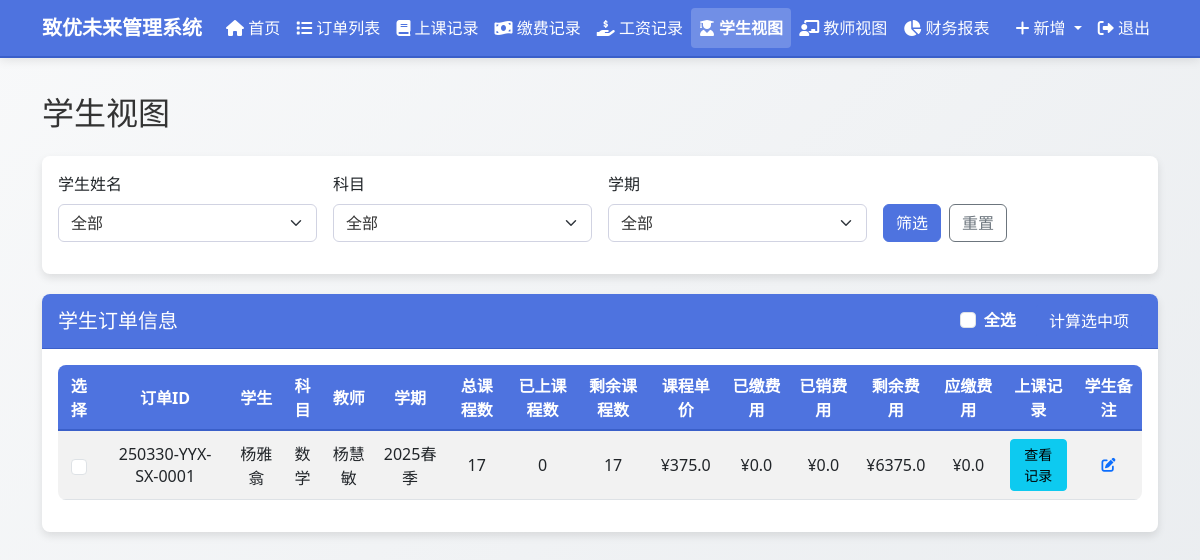
/student_view (signed in), run on the app's committed database.
### models.py (models this page shows, shortened)
class Order(db.Model):
    id = db.Column(db.Integer, primary_key=True)
    order_number = db.Column(db.String(50), unique=True, nullable=False, default="")
    student_name = db.Column(db.String(100), nullable=False)
    subject = db.Column(db.String(100), nullable=False)
    teacher_name = db.Column(db.String(100), nullable=False)
    semester = db.Column(db.String(100), nullable=False)
    total_classes = db.Column(db.Integer, default=0)
    completed_classes = db.Column(db.Integer, default=0)
    remaining_classes = db.Column(db.Integer, default=0)
    class_price = db.Column(db.Float, default=0.0)
    salary_price = db.Column(db.Float, default=0.0)  # 新增工资单价字段
    total_price = db.Column(db.Float, default=0.0)
    paid_amount = db.Column(db.Float, default=0.0)
    used_amount = db.Column(db.Float, default=0.0)
    remaining_amount = db.Column(db.Float, default=0.0)  # 已缴费用 - 已销费用
    payable_amount = db.Column(db.Float, default=0.0)  # 订单总价 - 已缴费用
    payable_salary = db.Column(db.Float, default=0.0)
    paid_salary = db.Column(db.Float, default=0.0)
    remaining_salary = db.Column(db.Float, default=0.0)
    order_note = db.Column(db.Text, nullable=True)
    teacher_note = db.Column(db.Text, nullable=True)
    student_note = db.Column(db.Text, nullable=True)
    created_at = db.Column(db.DateTime, default=datetime.now)
    class_records = db.relationship('ClassRecord', backref='order', lazy=True)
    payment_records = db.relationship('PaymentRecord', backref='order', lazy=True)
    salary_records = db.relationship('SalaryRecord', backref='order', lazy=True)

### routes.py (the view)
@app.route('/student_view')
@login_required
def student_view():
    student_name = request.args.get('student_name', '')
    subject = request.args.get('subject', '')
    semester = request.args.get('semester', '')
    query = Order.query
    if student_name:
        query = query.filter(Order.student_name == student_name)
    if subject:
        query = query.filter(Order.subject == subject)
    if semester:
        query = query.filter(Order.semester == semester)
    orders = query.all()
    all_students = db.session.query(Order.student_name).distinct().all()
    all_subjects = db.session.query(Order.subject).distinct().all()
    all_semesters = db.session.query(Order.semester).distinct().all()
    order_form = OrderForm()
    class_record_form = ClassRecordForm()
    payment_record_form = PaymentRecordForm()
    salary_record_form = SalaryRecordForm()
    all_orders = Order.query.all()
    class_record_form.order_id.choices = [(order.id, f"{order.order_number} - {order.student_name} - {order.subject}") for order in all_orders]
    payment_record_form.order_id.choices = [(order.id, f"{order.order_number} - {order.student_name} - {order.subject}") for order in all_orders]
    salary_record_form.order_id.choices = [(order.id, f"{order.order_number} - {order.teacher_name} - {order.subject}") for order in all_orders]
    return render_template('student_view.html',
                           title='学生视图',
                           orders=orders,
                           all_students=[student[0] for student in all_students],
                           all_subjects=[subject[0] for subject in all_subjects],
                           all_semesters=[semester[0] for semester in all_semesters],
                           selected_student=student_name,
                           selected_subject=subject,
                           selected_semester=semester,
                           edit_note_form=EditNoteForm(),
                           order_form=order_form,
                           class_record_form=class_record_form,
                           payment_record_form=payment_record_form,
                           salary_record_form=salary_record_form)

### forms.py
class OrderForm(FlaskForm):
    student_name = StringField('学生姓名', validators=[DataRequired()])
    subject = StringField('科目', validators=[DataRequired()])
    teacher_name = StringField('教师姓名', validators=[DataRequired()])
    semester = StringField('学期', validators=[DataRequired()])
    total_classes = IntegerField('总课程数', validators=[DataRequired(), NumberRange(min=1)])
    class_price = FloatField('课程单价', validators=[DataRequired(), NumberRange(min=0)])
    salary_price = FloatField('工资单价', validators=[DataRequired(), NumberRange(min=0)])
    order_note = TextAreaField('订单备注', validators=[Optional()])
    submit = SubmitField('保存')

class ClassRecordForm(FlaskForm):
    order_id = SelectField('订单编号', validators=[DataRequired()], coerce=int)
    student_name = StringField('学生姓名', render_kw={'readonly': True})
    subject = StringField('科目', render_kw={'readonly': True})
    semester = StringField('学期', render_kw={'readonly': True})
    teacher_name = StringField('教师姓名', render_kw={'readonly': True})
    class_content = TextAreaField('教学内容', validators=[Optional()])
    class_time = DateTimeLocalField('上课时间', format='%Y-%m-%dT%H:%M', validators=[DataRequired()], default=datetime.now)
    location = StringField('地点', validators=[DataRequired()])
    note = TextAreaField('备注', validators=[Optional()])
    submit = SubmitField('保存')

### app.py (called while the page is built)
@login_manager.user_loader
def load_user(user_id):
    from models import User
    return User.query.get(int(user_id))

### templates/student_view.html (shortened to what this page needs)
{% extends "layout.html" %}
{% block content %}
<h2 class="mb-4">学生视图</h2>
<div class="card filter-card">
    <div class="card-body">
        <form method="get" action="{{ url_for('student_view') }}" class="row g-3">
            <div class="col-md-3">
                <label for="student_name" class="form-label">学生姓名</label>
                <select name="student_name" id="student_name" class="form-select">
                    <option value="">全部</option>
                </select>
            </div>
            <div class="col-md-3">
                <label for="subject" class="form-label">科目</label>
                <select name="subject" id="subject" class="form-select">
                    <option value="">全部</option>
                </select>
            </div>
            <div class="col-md-3">
                <label for="semester" class="form-label">学期</label>
                <select name="semester" id="semester" class="form-select">
                    <option value="">全部</option>
                </select>
            </div>
            <div class="col-md-3 d-flex align-items-end">
                <button type="submit" class="btn btn-primary">筛选</button>
                <a href="{{ url_for('student_view') }}" class="btn btn-outline-secondary ms-2">重置</a>
            </div>
        </form>
    </div>
</div>
<div class="card">
    <div class="card-header d-flex justify-content-between align-items-center">
        <h5 class="mb-0">学生订单信息</h5>
        <div>
            <div class="form-check form-check-inline">
                <input class="form-check-input" type="checkbox" id="select-all">
                <label class="form-check-label" for="select-all">全选</label>
            </div>
            <button type="button" id="calculate-sum" class="btn btn-primary">计算选中项</button>
        </div>
    </div>
    <div class="card-body">
        {% if orders %}
        <div class="table-responsive">
            <table class="table table-striped table-hover">
                <thead>
                    <tr>
                        <th>选择</th>
                        <th>订单ID</th>
                        <th>学生</th>
                        <th>科目</th>
                        <th>教师</th>
                        <th>学期</th>
                        <th>总课程数</th>
                        <th>已上课程数</th>
                        <th>剩余课程数</th>
                        <th>课程单价</th>
                        <th>已缴费用</th>
                        <th>已销费用</th>
                        <th>剩余费用</th>
                        <th>应缴费用</th>
                        <th>上课记录</th>
                        <th>学生备注</th>
                    </tr>
                </thead>
                <tbody>
                    {% for order in orders %}
                    <tr>
                        <td>
                            <input type="checkbox" class="form-check-input order-checkbox" value="{{ order.id }}">
                        </td>
                        <td>{{ order.order_number }}</td>
                        <td>{{ order.student_name }}</td>
                        <td>{{ order.subject }}</td>
                        <td>{{ order.teacher_name }}</td>
                        <td>{{ order.semester }}</td>
                        <td>{{ order.total_classes }}</td>
                        <td>{{ order.completed_classes }}</td>
                        <td>{{ order.remaining_classes }}</td>
                        <td>¥{{ order.class_price }}</td>
                        <td>¥{{ order.paid_amount }}</td>
                        <td>¥{{ order.used_amount }}</td>
                        <td>¥{{ order.remaining_amount }}</td>
                        <td>¥{{ order.payable_amount }}</td>
                        <td>
                            <button type="button" class="btn btn-sm btn-info view-class-records"
                                    data-bs-toggle="modal" data-bs-target="#classRecordsModal"
                                    data-order-id="{{ order.id }}">
                                查看记录
                            </button>
                        </td>
                        <td>
                            <button type="button" class="btn btn-sm btn-link edit-note"
                                    data-bs-toggle="modal" data-bs-target="#editNoteModal"
                                    data-note-id="{{ order.id }}"
                                    data-note-type="student_note"
                                    data-note-text="{{ order.student_note or '' }}">
                                <i class="fas fa-edit"></i>
                            </button>
                        </td>
                    </tr>
                    {% endfor %}
                </tbody>
            </table>
        </div>
        {% else %}
        <div class="alert alert-info">暂无符合条件的订单</div>
        {% endif %}
    </div>
</div>
{% endblock %}

### templates/layout.html (shortened to what this page needs)
<!DOCTYPE html>
<html lang="zh-CN">
<head>
    <link href="https://cdn.jsdelivr.net/npm/bootstrap@5.3.0/dist/css/bootstrap.min.css" rel="stylesheet">
    <link href="https://cdnjs.cloudflare.com/ajax/libs/font-awesome/6.0.0/css/all.min.css" rel="stylesheet">
    <link href="{{ url_for('static', filename='css/style.css') }}" rel="stylesheet">
</head>
<body data-bs-theme="light">
    {% if current_user.is_authenticated %}
    <nav class="navbar navbar-expand-lg navbar-light bg-primary fixed-top">
        <div class="container">
            <a class="navbar-brand" href="{{ url_for('dashboard') }}">致优未来管理系统</a>
            <div class="collapse navbar-collapse" id="navbarNav">
                <ul class="navbar-nav me-auto">
                    <li class="nav-item">
                        <a class="nav-link {% if request.endpoint == 'dashboard' %}active{% endif %}" href="{{ url_for('dashboard') }}">
                            <i class="fas fa-home"></i> 首页
                        </a>
                    </li>
                    <li class="nav-item">
                        <a class="nav-link {% if request.endpoint == 'order_list' %}active{% endif %}" href="{{ url_for('order_list') }}">
                            <i class="fas fa-list"></i> 订单列表
                        </a>
                    </li>
                    <li class="nav-item">
                        <a class="nav-link {% if request.endpoint == 'class_records_list' %}active{% endif %}" href="{{ url_for('class_records_list') }}">
                            <i class="fas fa-book"></i> 上课记录
                        </a>
                    </li>
                    <li class="nav-item">
                        <a class="nav-link {% if request.endpoint == 'payment_records_list' %}active{% endif %}" href="{{ url_for('payment_records_list') }}">
                            <i class="fas fa-money-bill-wave"></i> 缴费记录
                        </a>
                    </li>
                    <li class="nav-item">
                        <a class="nav-link {% if request.endpoint == 'salary_records_list' %}active{% endif %}" href="{{ url_for('salary_records_list') }}">
                            <i class="fas fa-hand-holding-usd"></i> 工资记录
                        </a>
                    </li>
                    <li class="nav-item">
                        <a class="nav-link {% if request.endpoint == 'student_view' %}active{% endif %}" href="{{ url_for('student_view') }}">
                            <i class="fas fa-user-graduate"></i> 学生视图
                        </a>
                    </li>
                    <li class="nav-item">
                        <a class="nav-link {% if request.endpoint == 'teacher_view' %}active{% endif %}" href="{{ url_for('teacher_view') }}">
                            <i class="fas fa-chalkboard-teacher"></i> 教师视图
                        </a>
                    </li>
                    <li class="nav-item">
                        <a class="nav-link {% if request.endpoint == 'financial_report' %}active{% endif %}" href="{{ url_for('financial_report') }}">
                            <i class="fas fa-chart-pie"></i> 财务报表
                        </a>
                    </li>
                </ul>
                <ul class="navbar-nav">
                    <li class="nav-item dropdown">
                        <a class="nav-link dropdown-toggle" href="#" id="navbarDropdown" role="button" data-bs-toggle="dropdown" aria-expanded="false">
                            <i class="fas fa-plus"></i> 新增
                        </a>
                    </li>
                    <li class="nav-item">
                        <a class="nav-link" href="{{ url_for('logout') }}">
                            <i class="fas fa-sign-out-alt"></i> 退出
                        </a>
                    </li>
                </ul>
            </div>
        </div>
    </nav>
    {% endif %}
    <div class="container main-content my-4">
        {% block content %}{% endblock %}
    </div>
</body>
</html>

### static/css/style.css (style rules this page uses)
td { position: relative; }
body { font-family: 'Segoe UI', Tahoma, Geneva, Verdana, sans-serif; color: #333; background-color: #f8f9fa; background-image: linear-gradient(135deg, #f8f9fa 0%, #e9ecef 100%); background-attachment: fixed; }
.main-content { padding-top: 70px; min-height: calc(100vh - 120px); }
.navbar { box-shadow: 0 2px 10px rgba(0, 0, 0, 0.1); background-color: #4e73df !important; border-bottom: 1px solid #3a5fc9; }
.navbar-brand { font-weight: bold; color: #fff !important; }
.navbar .nav-link { color: #fff !important; }
.nav-link.active { background-color: rgba(255, 255, 255, 0.2) !important; border-radius: 4px; font-weight: bold; }
.card { border: none; border-radius: 8px; box-shadow: 0 4px 8px rgba(0, 0, 0, 0.1); margin-bottom: 20px; background-color: #fff; transition: transform 0.2s ease-in-out; }
.card-header { border-radius: 8px 8px 0 0 !important; font-weight: bold; background-color: #4e73df !important; color: white; border-bottom: 1px solid #3a5fc9; }
.table { background-color: #fff; border-radius: 8px; overflow: hidden; }
.table thead th { background-color: #4e73df; color: white; border-bottom: 2px solid #3a5fc9; text-align: center; vertical-align: middle; }
.table tbody td { text-align: center; vertical-align: middle; }
.btn-primary { background-color: #4e73df; border-color: #4e73df; }
.form-control, .form-select { background-color: #fff; border: 1px solid #d1d3e2; color: #333; }
.bg-primary { background-color: #4e73df !important; border-bottom: 2px solid #3a5fc9; }

### data on the page
Order: order_number "250330-YYX-SX-0001", student_name "杨雅翕", subject "数学", teacher_name "杨慧敏", semester "2025春季", total_classes "17", completed_classes "0", remaining_classes "17", class_price "375.0", paid_amount "0.0", used_amount "0.0", remaining_amount "6375.0", payable_amount "0.0"
